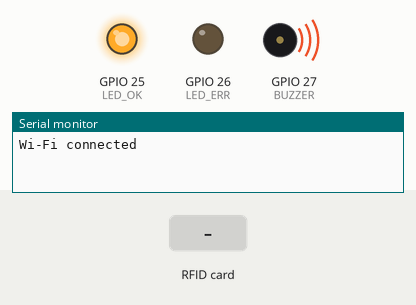
Bench run of a sketch on a simulated ESP32. Parts: output pins drawn as LEDs (lit = HIGH), buzzer (waves = sounding, pin HIGH), the last lines printed to the serial monitor. The test bench sets the inputs (shaded band). WiFi joins after 1.5 s; servers stay silent unless stated; uploads are accepted with an empty reply; the local clock reads 2024-03-15 10:24:30 at power-on unless the sketch sets it.

Above: at 1.7 s.
At 3.2 s:
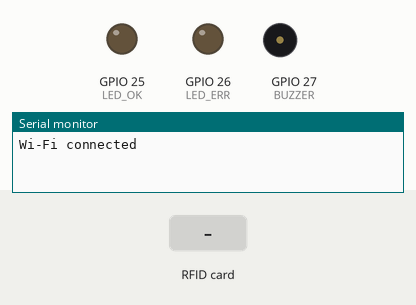
3.3 s: RFID card 5E 7A 19 C4 held to the reader
At 3.77 s:
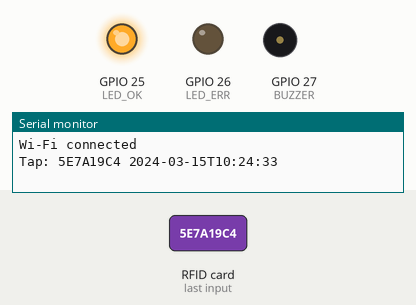
Timing chart, 0 to 6.3 s (numbered marks = the images above; inputs shaded):
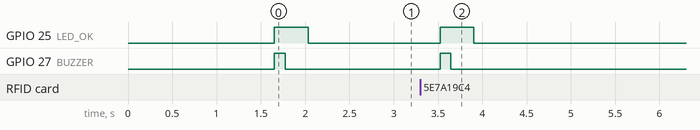

The sketch:

esp32_rc522.ino
```cpp
/*
 * RFID gate reader: ESP32 + RC522 -> POST /api/tap
 *
 * Libraries (Arduino Library Manager): "MFRC522" by GithubCommunity
 * Board: "ESP32 Dev Module"
 *
 * Wiring (RC522 runs on 3.3V - never 5V):
 *   RC522 SDA(SS) -> GPIO 5      RC522 SCK  -> GPIO 18
 *   RC522 MOSI    -> GPIO 23     RC522 MISO -> GPIO 19
 *   RC522 RST     -> GPIO 22     RC522 3.3V -> 3V3,  GND -> GND
 *   Green LED -> GPIO 25 (+ 220 ohm to GND)
 *   Red LED   -> GPIO 26 (+ 220 ohm to GND)
 *   Buzzer    -> GPIO 27 (active buzzer, other leg to GND)
 *
 * Offline behaviour: if the server can't be reached, taps are kept in a small
 * RAM queue with their timestamp (from NTP) and replayed when Wi-Fi/server is back.
 * The queue is lost if the reader loses power; for stronger guarantees store it
 * in LittleFS or on an SD card.
 */
#include <WiFi.h>
#include <HTTPClient.h>
#include <SPI.h>
#include <MFRC522.h>
#include <time.h>

// ---- CONFIGURE THESE ----
const char* WIFI_SSID   = "YOUR_WIFI_NAME";
const char* WIFI_PASS   = "YOUR_WIFI_PASSWORD";
const char* SERVER_URL  = "http://192.168.1.10:3000/api/tap";  // PC/server running the app
const char* DEVICE_KEY  = "change-me-device-key";              // must match DEVICE_KEY on the server
// -------------------------

#define SS_PIN   5
#define RST_PIN  22
#define LED_OK   25
#define LED_ERR  26
#define BUZZER   27

MFRC522 rfid(SS_PIN, RST_PIN);

struct Pending { String uid; String ts; };
const int QMAX = 50;
Pending queue[QMAX];
int qLen = 0;

String lastUid = "";
String lastResponseBody = "";
unsigned long lastUidMs = 0;
unsigned long lastFlushMs = 0;

void signal(bool ok) {
  digitalWrite(ok ? LED_OK : LED_ERR, HIGH);
  int beeps = ok ? 1 : 3;
  for (int i = 0; i < beeps; i++) {
    digitalWrite(BUZZER, HIGH); delay(ok ? 120 : 80);
    digitalWrite(BUZZER, LOW);  delay(60);
  }
  delay(200);
  digitalWrite(LED_OK, LOW);
  digitalWrite(LED_ERR, LOW);
}

// Local time as "YYYY-MM-DDTHH:MM:SS" (Philippines is UTC+8), or "" if NTP isn't synced yet.
String nowTs() {
  struct tm t;
  if (!getLocalTime(&t, 50)) return "";
  char b[24];
  strftime(b, sizeof(b), "%Y-%m-%dT%H:%M:%S", &t);
  return String(b);
}

void connectWifi() {
  if (WiFi.status() == WL_CONNECTED) return;
  WiFi.mode(WIFI_STA);
  WiFi.begin(WIFI_SSID, WIFI_PASS);
  unsigned long start = millis();
  while (WiFi.status() != WL_CONNECTED && millis() - start < 8000) delay(200);
}

// Returns the HTTP status code, or -1 if the server could not be reached.
int postTap(const String& uid, const String& ts) {
  lastResponseBody = "";
  if (WiFi.status() != WL_CONNECTED) return -1;
  HTTPClient http;
  http.setTimeout(4000);
  http.begin(SERVER_URL);
  http.addHeader("Content-Type", "application/json");
  http.addHeader("x-device-key", DEVICE_KEY);
  String body = "{\"uid\":\"" + uid + "\"";
  if (ts.length()) body += ",\"ts\":\"" + ts + "\"";
  body += "}";
  int code = http.POST(body);
  if (code > 0) lastResponseBody = http.getString();
  http.end();
  return code > 0 ? code : -1;
}

void flushQueue() {
  while (qLen > 0) {
    int code = postTap(queue[0].uid, queue[0].ts);
    if (code < 0) return;  // still offline, try later
    // Any HTTP answer (200 ok, 404 unknown card, 409 duplicate) means the server handled it.
    for (int i = 1; i < qLen; i++) queue[i - 1] = queue[i];
    qLen--;
  }
}

void setup() {
  Serial.begin(115200);
  pinMode(LED_OK, OUTPUT);
  pinMode(LED_ERR, OUTPUT);
  pinMode(BUZZER, OUTPUT);

  SPI.begin();
  rfid.PCD_Init();

  connectWifi();
  configTime(8 * 3600, 0, "pool.ntp.org", "time.google.com");  // UTC+8, no DST
  Serial.println(WiFi.status() == WL_CONNECTED ? "Wi-Fi connected" : "Wi-Fi not connected (offline mode)");
  signal(true);
}

void loop() {
  connectWifi();

  if (millis() - lastFlushMs > 10000) {
    lastFlushMs = millis();
    flushQueue();
  }

  if (!rfid.PICC_IsNewCardPresent() || !rfid.PICC_ReadCardSerial()) return;

  String uid = "";
  for (byte i = 0; i < rfid.uid.size; i++) {
    if (rfid.uid.uidByte[i] < 0x10) uid += "0";
    uid += String(rfid.uid.uidByte[i], HEX);
  }
  uid.toUpperCase();
  rfid.PICC_HaltA();
  rfid.PCD_StopCrypto1();

  // Ignore the same card held against the reader for a moment.
  if (uid == lastUid && millis() - lastUidMs < 2000) return;
  lastUid = uid;
  lastUidMs = millis();

  String ts = nowTs();
  Serial.println("Tap: " + uid + " " + ts);

  int code = postTap(uid, "");  // live tap: let the server stamp the time
  if (code < 0) {
    if (qLen < QMAX) queue[qLen++] = { uid, ts };
    signal(true);  // card was read; it will sync later
    return;
  }
  if (lastResponseBody.length()) Serial.println("Reader response: " + lastResponseBody);
  signal(code == 200);
}
```

Measured:
- after the input at 3.3 s, GPIO 25 (LED_OK): LOW → HIGH after 0.23 s, → LOW 0.38 s later; GPIO 27 (BUZZER): LOW → HIGH after 0.23 s, → LOW 0.12 s later
